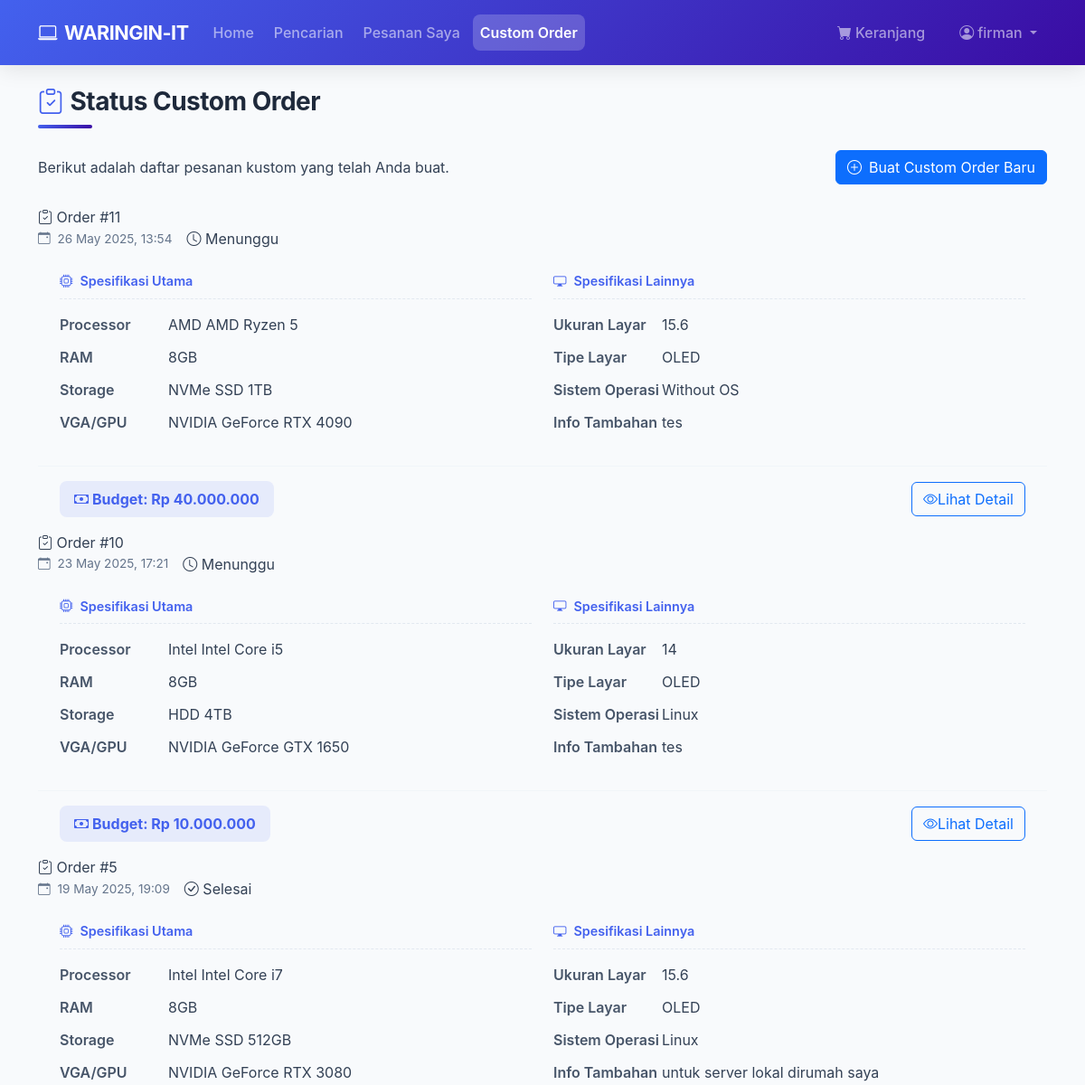
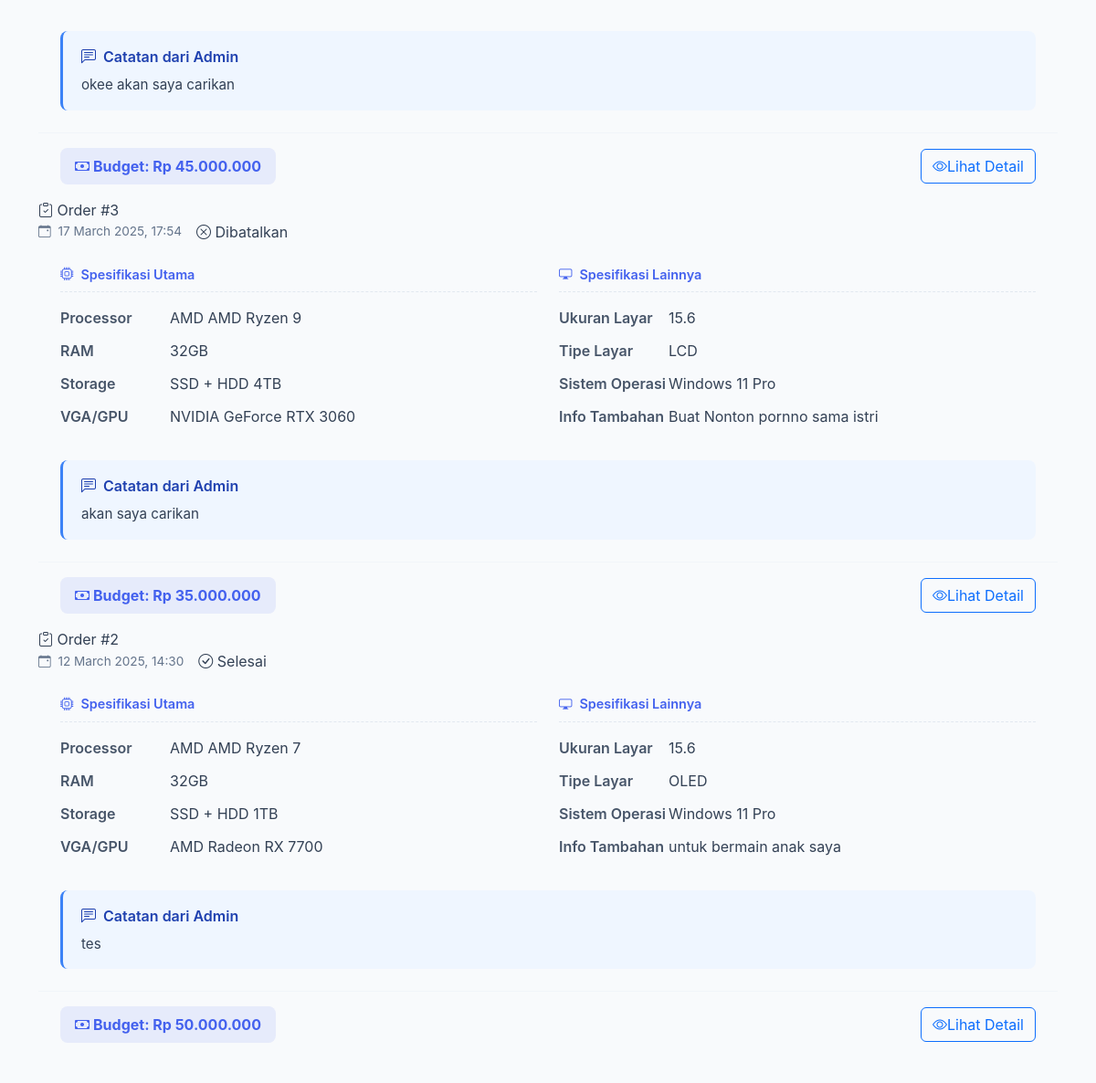
Page /user/custom_order_status.php (signed in) on the committed database (2 pictures, top to bottom).
### tables this page shows
CREATE TABLE `tb_user` (
  `user_id` int(11) NOT NULL,
  `nama` varchar(255) NOT NULL,
  `nama_lengkap` varchar(255) NOT NULL,
  `password` varchar(255) NOT NULL,
  `alamat` longtext DEFAULT NULL,
  `telepon` varchar(15) DEFAULT NULL,
  `photo` varchar(255) DEFAULT NULL
);

CREATE TABLE `tb_custom_orders` (
  `order_id` int(11) NOT NULL,
  `user_id` int(11) NOT NULL,
  `ram` varchar(50) NOT NULL,
  `storage` varchar(100) NOT NULL,
  `processor` varchar(100) NOT NULL,
  `vga` varchar(100) NOT NULL,
  `screen_size` varchar(50) NOT NULL,
  `screen_type` varchar(100) NOT NULL,
  `operating_system` varchar(100) NOT NULL,
  `additional_specs` text DEFAULT NULL,
  `budget` int(11) NOT NULL,
  `down_payment` int(12) NOT NULL,
  `status` enum('pending','processing','completed','cancelled') NOT NULL DEFAULT 'pending',
  `admin_notes` text DEFAULT NULL,
  `admin_id` int(11) DEFAULT NULL,
  `created_at` datetime NOT NULL DEFAULT current_timestamp(),
  `updated_at` datetime DEFAULT NULL ON UPDATE current_timestamp()
);

### config/koneksi.php (called while the page is built, shortened)
<?php
$host = 'localhost';
$username = 'root';
$password = '';
$database = 'toko_db';
$conn = mysqli_connect($host, $username, $password, $database);
function query($query) {
    global $conn;
    $result = mysqli_query($conn, $query);
    $rows = [];
    if ($result) {
        while ($row = mysqli_fetch_assoc($result)) {
            $rows[] = $row;
        }
    } else {
        error_log("Query error: " . mysqli_error($conn));
    }
    return $rows;
}
?>

### user/custom_order_status.php (the view, shortened to what this page needs)
<?php
require_once '../config/koneksi.php';
$user_id = $_SESSION['user_id'];
$user = query("SELECT * FROM tb_user WHERE user_id = $user_id")[0];
$orders_query = "SELECT * FROM tb_custom_orders WHERE user_id = $user_id ORDER BY created_at DESC";
$custom_orders = query($orders_query);
$status_labels = [
    'pending' => [
        'label' => 'Menunggu',
        'class' => 'status-pending',
        'icon' => 'clock'
    ],
    'processing' => [
        'label' => 'Sedang Diproses',
        'class' => 'status-processing',
        'icon' => 'arrow-repeat'
    ],
    'completed' => [
        'label' => 'Selesai',
        'class' => 'status-completed',
        'icon' => 'check-circle'
    ],
    'cancelled' => [
        'label' => 'Dibatalkan',
        'class' => 'status-cancelled',
        'icon' => 'x-circle'
    ]
];
?>
<!DOCTYPE html>
<html lang="en">
<head>
    <link href="https://cdn.jsdelivr.net/npm/bootstrap@5.3.0/dist/css/bootstrap.min.css" rel="stylesheet">
    <link rel="stylesheet" href="https://cdn.jsdelivr.net/npm/bootstrap-icons@1.7.2/font/bootstrap-icons.css">
</head>
<body>
    <nav class="navbar navbar-expand-lg navbar-dark sticky-top">
        <div class="container">
            <a class="navbar-brand" href="index.php">
                <i class="bi bi-laptop me-2"></i>WARINGIN-IT
            </a>
            <div class="collapse navbar-collapse" id="navbarNav">
                <ul class="navbar-nav me-auto">
                    <li class="nav-item">
                        <a class="nav-link" href="index.php">Home</a>
                    </li>
                    <li class="nav-item">
                        <a class="nav-link" href="search.php">Pencarian</a>
                    </li>
                    <li class="nav-item">
                        <a class="nav-link" href="orders.php">Pesanan Saya</a>
                    </li>
                    <li class="nav-item">
                        <a class="nav-link active" href="custom_order.php">Custom Order</a>
                    </li>
                </ul>
                <ul class="navbar-nav">
                    <li class="nav-item me-3">
                        <a class="nav-link" href="cart.php">
                            <i class="bi bi-cart-fill me-1"></i>Keranjang
                        </a>
                    </li>
                    <li class="nav-item dropdown">
                        <a class="nav-link dropdown-toggle" href="#" id="navbarDropdown" role="button" data-bs-toggle="dropdown">
                            <i class="bi bi-person-circle me-1"></i><?= htmlspecialchars($user['nama']); ?>
                        </a>
                    </li>
                </ul>
            </div>
        </div>
    </nav>
    <div class="container my-4">
        <h2 class="mb-4 fw-bold">
            <i class="bi bi-clipboard-check me-2"></i>Status Custom Order
        </h2>
        <div class="d-flex justify-content-between align-items-center mb-4">
            <p class="mb-0">Berikut adalah daftar pesanan kustom yang telah Anda buat.</p>
            <a href="custom_order.php" class="btn btn-primary">
                <i class="bi bi-plus-circle me-2"></i>Buat Custom Order Baru
            </a>
        </div>
        <?php if (empty($custom_orders)) : ?>
            <div class="empty-state animate-fade-in">
                <i class="bi bi-clipboard"></i>
                <h4>Belum Ada Custom Order</h4>
                <p>Anda belum membuat pesanan kustom apapun. Buat pesanan kustom untuk mendapatkan laptop sesuai dengan spesifikasi yang Anda inginkan.</p>
                <a href="custom_order.php" class="btn btn-primary">
                    <i class="bi bi-plus-circle me-2"></i>Buat Custom Order
                </a>
            </div>
        <?php else : ?>
            <?php foreach ($custom_orders as $index => $order) : ?>
                <div class="order-card animate-fade-in" style="animation-delay: <?= $index * 0.1 ?>s">
                    <div class="order-header">
                        <div class="order-id">
                            <i class="bi bi-clipboard-check"></i>
                            Order #<?= $order['order_id'] ?>
                        </div>
                        <div class="d-flex align-items-center gap-3">
                            <div class="order-date">
                                <i class="bi bi-calendar-event me-1"></i>
                                <?= date('d F Y, H:i', strtotime($order['created_at'])) ?>
                            </div>
                            <div class="status-badge <?= $status_labels[$order['status']]['class'] ?>">
                                <i class="bi bi-<?= $status_labels[$order['status']]['icon'] ?>"></i>
                                <?= $status_labels[$order['status']]['label'] ?>
                            </div>
                        </div>
                    </div>
                    <div class="order-body">
                        <div class="row">
                            <div class="col-md-6">
                                <div class="spec-category">
                                    <i class="bi bi-cpu"></i>Spesifikasi Utama
                                </div>
                                <div class="spec-item">
                                    <div class="spec-label">Processor</div>
                                    <div class="spec-value"><?= htmlspecialchars($order['processor']) ?></div>
                                </div>
                                <div class="spec-item">
                                    <div class="spec-label">RAM</div>
                                    <div class="spec-value"><?= htmlspecialchars($order['ram']) ?></div>
                                </div>
                                <div class="spec-item">
                                    <div class="spec-label">Storage</div>
                                    <div class="spec-value"><?= htmlspecialchars($order['storage']) ?></div>
                                </div>
                                <div class="spec-item">
                                    <div class="spec-label">VGA/GPU</div>
                                    <div class="spec-value"><?= htmlspecialchars($order['vga']) ?></div>
                                </div>
                            </div>
                            <div class="col-md-6">
                                <div class="spec-category">
                                    <i class="bi bi-display"></i>Spesifikasi Lainnya
                                </div>
                                <div class="spec-item">
                                    <div class="spec-label">Ukuran Layar</div>
                                    <div class="spec-value"><?= htmlspecialchars($order['screen_size']) ?></div>
                                </div>
                                <div class="spec-item">
                                    <div class="spec-label">Tipe Layar</div>
                                    <div class="spec-value"><?= htmlspecialchars($order['screen_type']) ?></div>
                                </div>
                                <div class="spec-item">
                                    <div class="spec-label">Sistem Operasi</div>
                                    <div class="spec-value"><?= htmlspecialchars($order['operating_system']) ?></div>
                                </div>
                                <?php if (!empty($order['additional_specs'])) : ?>
                                    <div class="spec-item">
                                        <div class="spec-label">Info Tambahan</div>
                                        <div class="spec-value"><?= nl2br(htmlspecialchars($order['additional_specs'])) ?></div>
                                    </div>
                                <?php endif; ?>
                            </div>
                        </div>
                        <?php if (!empty($order['admin_notes']) && $order['status'] != 'pending') : ?>
                            <div class="admin-notes">
                                <div class="admin-notes-title">
                                    <i class="bi bi-chat-left-text"></i>Catatan dari Admin
                                </div>
                                <div class="admin-notes-content">
                                    <?= nl2br(htmlspecialchars($order['admin_notes'])) ?>
                                </div>
                            </div>
                        <?php endif; ?>
                    </div>
                    <div class="order-footer">
                        <div class="budget-badge">
                            <i class="bi bi-cash me-1"></i>Budget: Rp <?= number_format($order['budget'], 0, ',', '.') ?>
                        </div>
                        <a href="custom_order_detail.php?id=<?= $order['order_id'] ?>" class="btn btn-outline-primary">
                            <i class="bi bi-eye"></i>Lihat Detail
                        </a>
                    </div>
                </div>
            <?php endforeach; ?>
        <?php endif; ?>
    </div>
</body>
</html>

### user/custom_order_status.php (style rules this page uses)
:root { --primary-color: #4361ee; --primary-gradient: linear-gradient(135deg, #4361ee, #3a0ca3); --secondary-color: #3a0ca3; --accent-color: #4cc9f0; --hover-color: #3b82f6; --success-color: #10b981; --warning-color: #f59e0b; --danger-color: #ef4444; --info-color: #3b82f6; --light-color: #f8fafc; --card-shadow: 0 10px 20px rgba(0, 0, 0, 0.08); --card-hover-shadow: 0 15px 30px rgba(67, 97, 238, 0.15); --border-radius: 16px; --transition: all 0.4s cubic-bezier(0.165, 0.84, 0.44, 1); }
body { background-color: #f8fafc; font-family: 'Inter', -apple-system, BlinkMacSystemFont, 'Segoe UI', Roboto, sans-serif; padding-bottom: 30px; color: #334155; }
.navbar { box-shadow: 0 4px 25px rgba(0, 0, 0, 0.1); background: var(--primary-gradient) !important; padding: 15px 0; backdrop-filter: blur(10px); -webkit-backdrop-filter: blur(10px); }
.navbar-brand { font-weight: 700; font-size: 1.35rem; letter-spacing: -0.5px; position: relative; }
.navbar-brand::after { content: ''; position: absolute; bottom: -5px; left: 0; width: 50%; height: 3px; background: white; border-radius: 5px; opacity: 0; transform: translateY(5px); transition: var(--transition); }
.navbar-nav .nav-link { font-weight: 500; padding: 8px 16px; margin: 0 3px; border-radius: 8px; transition: var(--transition); }
.navbar-nav .nav-link.active { background: rgba(255, 255, 255, 0.2); font-weight: 600; }
h2.mb-4.fw-bold { color: #1e293b; font-size: 1.75rem; letter-spacing: -0.5px; margin-bottom: 1.5rem !important; padding-bottom: 0.75rem; position: relative; }
h2.mb-4.fw-bold::after { content: ''; position: absolute; bottom: 0; left: 0; width: 60px; height: 4px; background: var(--primary-gradient); border-radius: 2px; }
h2.mb-4.fw-bold i { color: var(--primary-color); margin-right: 0.75rem; }
.order-date { font-size: 0.85rem; color: #64748b; }
.order-body { padding: 1.5rem; flex-grow: 1; }
.spec-item { margin-bottom: 0.75rem; display: flex; align-items: flex-start; }
.spec-label { width: 120px; font-weight: 600; color: #475569; flex-shrink: 0; }
.spec-value { color: #334155; flex-grow: 1; }
.spec-category { margin-bottom: 1rem; padding-bottom: 0.5rem; border-bottom: 1px dashed #e2e8f0; font-size: 0.9rem; font-weight: 600; color: var(--primary-color); display: flex; align-items: center; }
.spec-category i { margin-right: 0.5rem; }
.order-footer { padding: 1rem 1.5rem; background-color: #f8fafc; border-top: 1px solid #f1f5f9; display: flex; justify-content: space-between; align-items: center; }
.budget-badge { background: rgba(67, 97, 238, 0.1); color: var(--primary-color); font-weight: 700; padding: 0.5rem 1rem; border-radius: 8px; }
.admin-notes { margin-top: 1.5rem; background-color: #eff6ff; border-radius: 8px; padding: 1rem 1.25rem; border-left: 3px solid var(--info-color); }
.admin-notes-title { font-weight: 600; color: #1e40af; margin-bottom: 0.5rem; display: flex; align-items: center; }
.admin-notes-title i { margin-right: 0.5rem; }
.admin-notes-content { color: #334155; font-size: 0.95rem; }
.animate-fade-in { animation: fadeIn 0.5s ease forwards; }

### rows in the picture
tb_user: nama "firman"
tb_custom_orders: order_id "11", created_at "26 May 2025, 13:54", status "Menunggu", processor "AMD AMD Ryzen 5", ram "8GB", storage "NVMe SSD 1TB", vga "NVIDIA GeForce RTX 4090", screen_size "15.6", screen_type "OLED", operating_system "Without OS", additional_specs "tes", budget "40.000.000"
tb_custom_orders: order_id "10", created_at "23 May 2025, 17:21", status "Menunggu", processor "Intel Intel Core i5", ram "8GB", storage "HDD 4TB", vga "NVIDIA GeForce GTX 1650", screen_size "14", screen_type "OLED", operating_system "Linux", additional_specs "tes", budget "10.000.000"
tb_custom_orders: order_id "5", created_at "19 May 2025, 19:09", status "Selesai", processor "Intel Intel Core i7", ram "8GB", storage "NVMe SSD 512GB", vga "NVIDIA GeForce RTX 3080", screen_size "15.6", screen_type "OLED", operating_system "Linux", additional_specs "untuk server lokal dirumah saya", admin_notes "okee akan saya carikan", budget "45.000.000"
tb_custom_orders: order_id "3", created_at "17 March 2025, 17:54", status "Dibatalkan", processor "AMD AMD Ryzen 9", ram "32GB", storage "SSD + HDD 4TB", vga "NVIDIA GeForce RTX 3060", screen_size "15.6", screen_type "LCD", operating_system "Windows 11 Pro", additional_specs "Buat Nonton pornno sama istri", admin_notes "akan saya carikan", budget "35.000.000"
tb_custom_orders: order_id "2", created_at "12 March 2025, 14:30", status "Selesai", processor "AMD AMD Ryzen 7", ram "32GB", storage "SSD + HDD 1TB", vga "AMD Radeon RX 7700", screen_size "15.6", screen_type "OLED", operating_system "Windows 11 Pro", additional_specs "untuk bermain anak saya", admin_notes "tes", budget "50.000.000"
